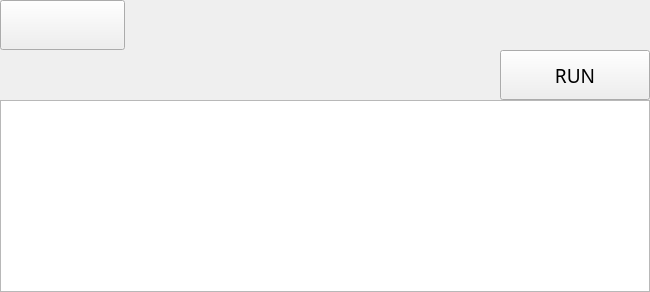
      <widget class="QWidget" name="page_24">
       <layout class="QGridLayout" name="gridLayout_19">
        <property name="leftMargin">
         <number>0</number>
        </property>
        <property name="topMargin">
         <number>0</number>
        </property>
        <property name="rightMargin">
         <number>0</number>
        </property>
        <property name="bottomMargin">
         <number>0</number>
        </property>
        <property name="spacing">
         <number>0</number>
        </property>
        <item row="1" column="0">
         <layout class="QVBoxLayout" name="verticalLayout_5">
          <item>
           <widget class="QListView" name="listView">
            <property name="styleSheet">
             <string notr="true">border-image: url(:/Horus Main Page/empty.png);</string>
            </property>
           </widget>
          </item>
         </layout>
        </item>
        <item row="0" column="0">
         <widget class="QFrame" name="p24_top_frame">
          <property name="styleSheet">
           <string notr="true">border-image: url(:/Horus Main Page/empty.png);</string>
          </property>
          <layout class="QVBoxLayout" name="verticalLayout_60">
           <property name="spacing">
            <number>0</number>
           </property>
           <property name="leftMargin">
            <number>0</number>
           </property>
           <property name="topMargin">
            <number>0</number>
           </property>
           <property name="rightMargin">
            <number>0</number>
           </property>
           <property name="bottomMargin">
            <number>0</number>
           </property>
           <item alignment="Qt::AlignLeft|Qt::AlignTop">
            <widget class="QPushButton" name="back_button_8">
             <property name="minimumSize">
              <size>
               <width>125</width>
               <height>50</height>
              </size>
             </property>
             <property name="styleSheet">
              <string notr="true">border-image: url(:/Horus Main Page/backButton.png);</string>
             </property>
             <property name="text">
              <string/>
             </property>
            </widget>
           </item>
           <item>
            <layout class="QHBoxLayout" name="horizontalLayout_4">
             <item alignment="Qt::AlignLeft">
              <widget class="QLabel" name="capture_label">
               <property name="minimumSize">
                <size>
                 <width>500</width>
                 <height>50</height>
                </size>
               </property>
               <property name="styleSheet">
                <string notr="true">border-image: url(:/Horus Main Page/capture.png);</string>
               </property>
               <property name="text">
                <string/>
               </property>
              </widget>
             </item>
             <item alignment="Qt::AlignRight|Qt::AlignVCenter">
              <widget class="QPushButton" name="runbutton">
               <property name="minimumSize">
                <size>
                 <width>150</width>
                 <height>50</height>
                </size>
               </property>
               <property name="maximumSize">
                <size>
                 <width>125</width>
                 <height>50</height>
                </size>
               </property>
               <property name="font">
                <font>
                 <family>PMingLiU-ExtB</family>
                 <pointsize>14</pointsize>
                 <weight>50</weight>
                 <italic>false</italic>
                 <bold>false</bold>
                 <underline>false</underline>
                 <strikeout>false</strikeout>
                </font>
               </property>
               <property name="whatsThis">
                <string>&lt;html&gt;&lt;head/&gt;&lt;body&gt;&lt;p&gt;&lt;span style=&quot; font-size:18pt;&quot;&gt;RUN&lt;/span&gt;&lt;/p&gt;&lt;/body&gt;&lt;/html&gt;</string>
               </property>
               <property name="styleSheet">
                <string notr="true"/>
               </property>
               <property name="text">
                <string>RUN</string>
               </property>
               <property name="icon">
                <iconset resource="ui_img/ui_img/startscreen.qrc">
                 <normaloff>:/Horus Main Page/play.png</normaloff>:/Horus Main Page/play.png</iconset>
               </property>
               <property name="iconSize">
                <size>
                 <width>35</width>
                 <height>35</height>
                </size>
               </property>
              </widget>
             </item>
            </layout>
           </item>
          </layout>
         </widget>
        </item>
       </layout>
      </widget>
